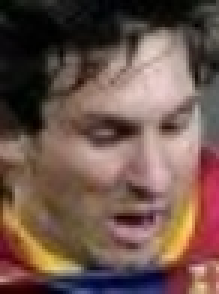
#> input picture Data/Messi1.jpg, 73 x 98 px (shown 3 times larger)
$ python Edge_CannyDetector.py --input ../Data/Messi1.jpg
#> lines starting #> are read from the running program, lines starting #| are printed output that depends on the picture
import cv2 as cv
import argparse
titleWindow = 'Edge_CannyDetector.py'

max_lowThreshold = 100
window_name = 'Edge Map'
title_trackbar = 'Min Threshold:'
ratio = 3
kernel_size = 3

def CannyThreshold(val):
    low_threshold = val
    img_blur = cv.blur(src_gray, (3,3))
    detected_edges = cv.Canny(img_blur, low_threshold, low_threshold*ratio, kernel_size)
    mask = detected_edges != 0
    dst2 = src * (mask[:,:,None].astype(src.dtype))
    cv.imshow(window_name, dst2)
    cv.waitKey(1000000)

parser = argparse.ArgumentParser(description='Code for Canny Edge Detector tutorial.')
parser.add_argument('--input', help='Path to input image.', default='../opencv/Samples/Data/fruits.jpg')
args = parser.parse_args()

src = cv.imread(cv.samples.findFile(args.input))
#> src is the input picture: shape (98, 73, 3); mean B, G, R 76.1, 85.1, 110.5
if src is None:
    print('Could not open or find the image: ', args.input)
    exit(0)

src_gray = cv.cvtColor(src, cv.COLOR_BGR2GRAY)
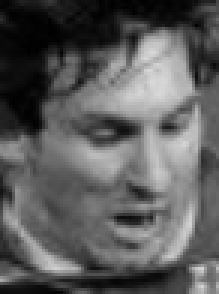
#> src_gray: shape (98, 73) (shown 3 times larger); min 0, max 216, mean 91.7

cv.namedWindow(window_name)
cv.createTrackbar(title_trackbar, window_name , 0, max_lowThreshold, CannyThreshold)
#> slider 'Min Threshold:' is set to 20

CannyThreshold(0)
#> in CannyThreshold, `detected_edges = cv.Canny(img_blur, low_threshold, low_threshold*ratio..`:
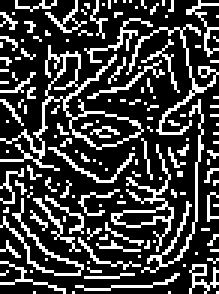
#> detected_edges: shape (98, 73) (shown 3 times larger); 24.9% white in thin lines or dots
#> in CannyThreshold, `mask = detected_edges != 0`: mask: shape (98, 73) bool; 24.9% white in thin lines or dots
#> in CannyThreshold, `dst2 = src * (mask[:,:,None].astype(src.dtype))`:
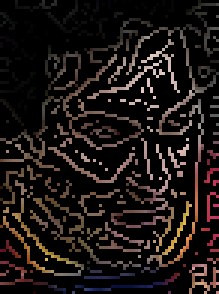
#> dst2: shape (98, 73, 3) (shown 3 times larger); mean B, G, R 19, 21.5, 27.8
#> call 2 of CannyThreshold, with val = 20
#> in CannyThreshold (call 2), `detected_edges = cv.Canny(img_blur, low_threshold, low_threshold*ratio..`:
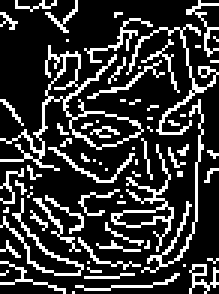
#> detected_edges: shape (98, 73) (shown 3 times larger); 21.2% white in thin lines or dots
#> in CannyThreshold (call 2), `mask = detected_edges != 0`: mask: shape (98, 73) bool; 21.2% white in thin lines or dots

$ run again, on Data/baboon.jpg
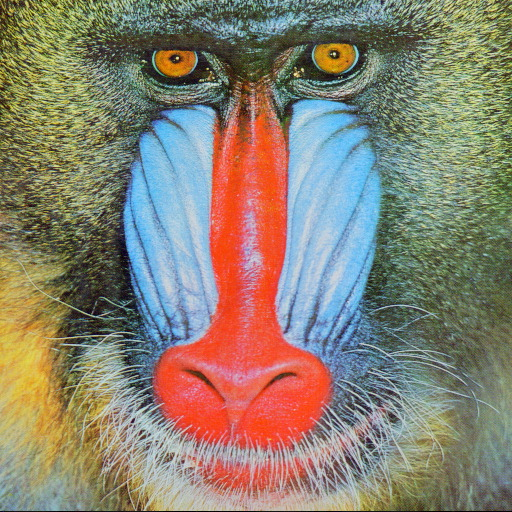
#> input picture Data/baboon.jpg, 512 x 512 px
#> src is the input picture: shape (512, 512, 3); mean B, G, R 112.9, 129.1, 137.1
#> in CannyThreshold, `detected_edges = cv.Canny(img_blur, low_threshold, low_threshold*ratio..`:
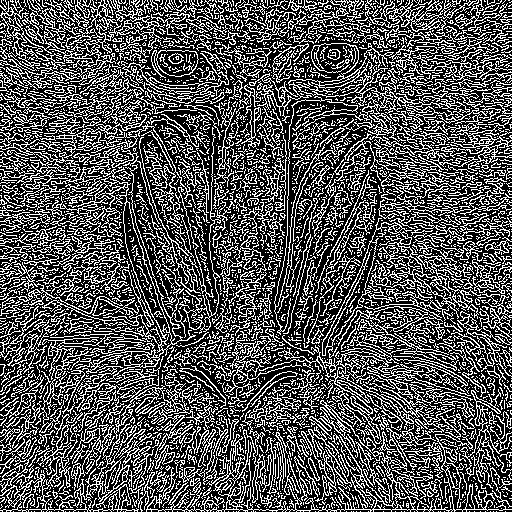
#> detected_edges: shape (512, 512); 33.3% white in thin lines or dots
#> mask: shape (512, 512) bool; 33.3% white in thin lines or dots
#> detected_edges: shape (512, 512); 29.3% white in thin lines or dots
#> mask: shape (512, 512) bool; 29.3% white in thin lines or dots
#> in CannyThreshold (call 2), `dst2 = src * (mask[:,:,None].astype(src.dtype))`:
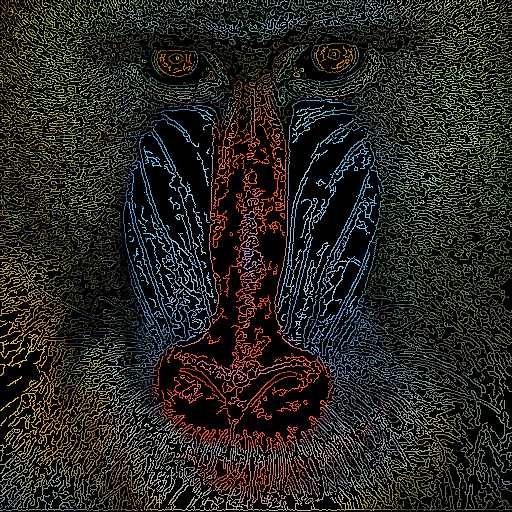
#> dst2: shape (512, 512, 3); mean B, G, R 31.9, 37.2, 38.1

$ run again, on Data/image.jpg
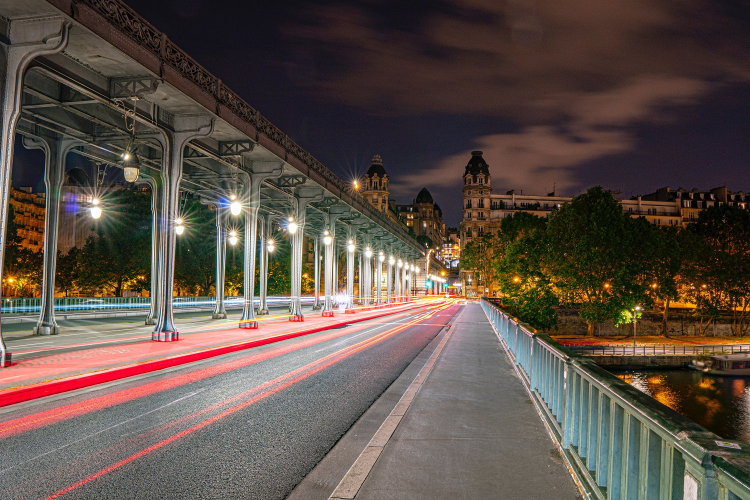
#> input picture Data/image.jpg, 1500 x 1000 px (shown at 1/2 size)
#> src is the input picture: shape (1000, 1500, 3); mean B, G, R 70.6, 79, 92.3
#> in CannyThreshold, `detected_edges = cv.Canny(img_blur, low_threshold, low_threshold*ratio..`:
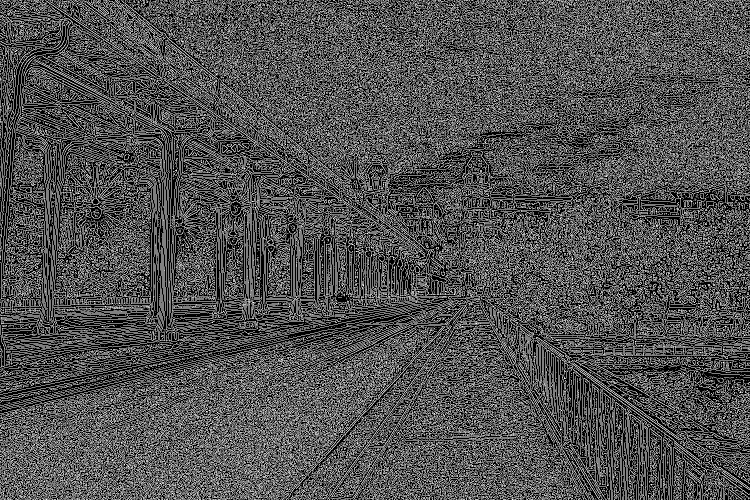
#> detected_edges: shape (1000, 1500) (shown at 1/2 size); 31.9% white in thin lines or dots
#> mask: shape (1000, 1500) bool; 31.9% white in thin lines or dots
#> detected_edges: shape (1000, 1500); 18.3% white in thin lines or dots
#> mask: shape (1000, 1500) bool; 18.3% white in thin lines or dots
#> in CannyThreshold (call 2), `dst2 = src * (mask[:,:,None].astype(src.dtype))`:
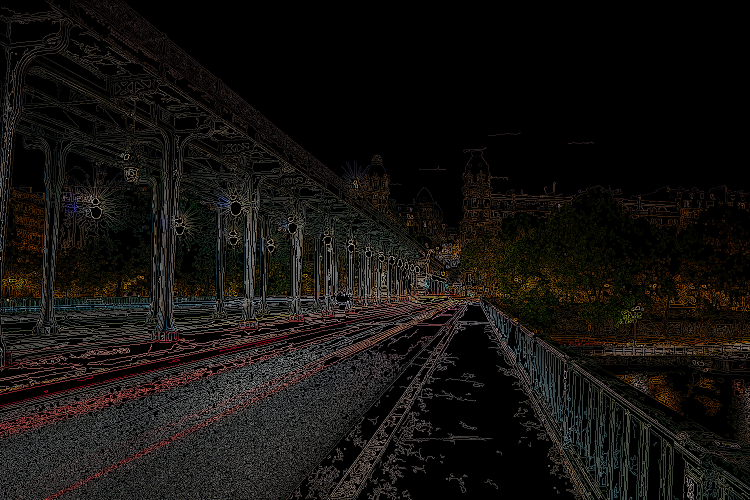
#> dst2: shape (1000, 1500, 3) (shown at 1/2 size); mean B, G, R 15, 17.6, 20.1
